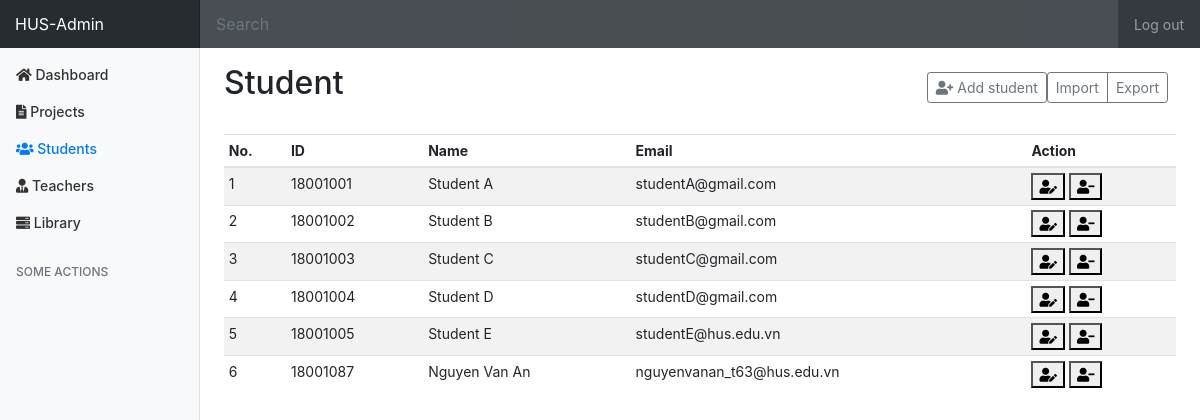
The page /admin/students (signed in) on the database as committed earlier.
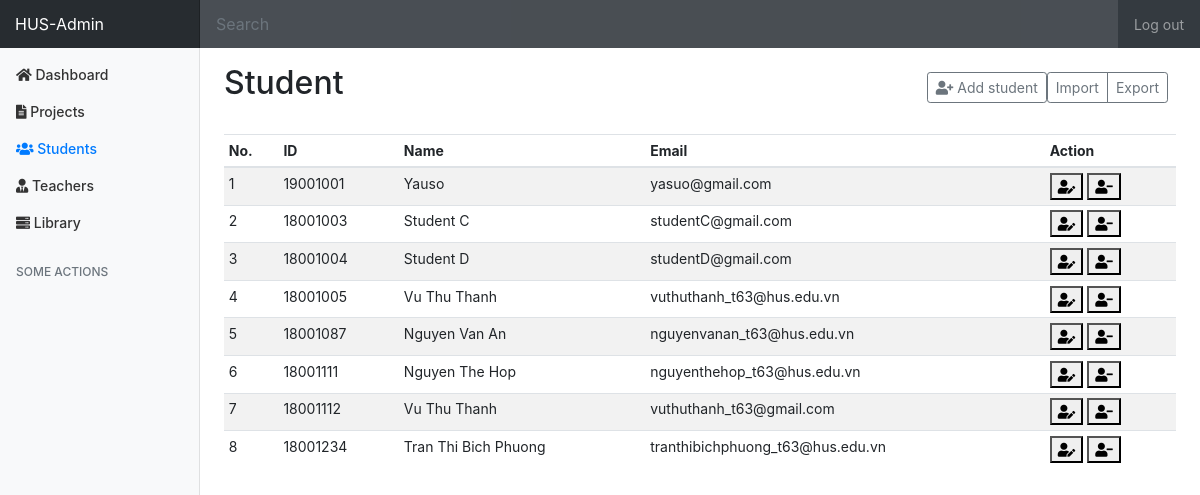
The same page on the database as committed later.
### tables this page shows
CREATE TABLE `student` (
  `id` int NOT NULL AUTO_INCREMENT,
  `user_id` int NOT NULL,
  `class` varchar(6) DEFAULT NULL,
  `student_id` bigint NOT NULL,
  `year` varchar(6) DEFAULT NULL,
  `branch_id` int DEFAULT NULL,
  PRIMARY KEY (`id`),
  KEY `fkIdx_209` (`user_id`),
  KEY `FK_student_branch` (`branch_id`),
  CONSTRAINT `FK_student_branch` FOREIGN KEY (`branch_id`) REFERENCES `branch` (`id`) ON DELETE CASCADE ON UPDATE CASCADE,
  CONSTRAINT `FK_user_student` FOREIGN KEY (`user_id`) REFERENCES `user` (`id`) ON DELETE CASCADE ON UPDATE CASCADE
);

CREATE TABLE `user` (
  `id` int NOT NULL AUTO_INCREMENT,
  `email` varchar(100) NOT NULL,
  `pass_hashed` varchar(255) NOT NULL,
  `name` varchar(100) NOT NULL,
  `phone_number` varchar(10) DEFAULT NULL,
  `role_id` int NOT NULL,
  `avatar` varchar(100) DEFAULT NULL,
  `active` tinyint(1) DEFAULT NULL,
  PRIMARY KEY (`id`),
  KEY `fkIdx_235` (`role_id`),
  CONSTRAINT `FK_235` FOREIGN KEY (`role_id`) REFERENCES `role` (`id`)
);

### views/admin/admin_student.php (the view, shortened to what the rows shown need)
<!doctype html>
<html lang="en">
<head>
    <link rel="stylesheet" href="https://maxcdn.bootstrapcdn.com/bootstrap/4.0.0/css/bootstrap.min.css">
    <link href="/assets/css/admin-style.css" rel="stylesheet">
    <link rel="stylesheet" href="https://cdnjs.cloudflare.com/ajax/libs/font-awesome/5.15.1/css/all.min.css">
</head>
<body>
    <div class="container-fluid">
        <div class="row">
            <main role="main" class="col-md-9 ml-sm-auto col-lg-10 pt-3 px-4">
                <div class="d-flex justify-content-between flex-wrap flex-md-nowrap align-items-center pb-2 mb-3">
                    <h1 class="h2">Student</h1>
                </div>
                <div class="table-responsive">
                    <table class="table table-striped table-sm" id='data-table'>
                        <thead>
                            <tr>
                                <th>No.</th>
                                <th>ID</th>
                                <th>Name</th>
                                <th>Email</th>
                                <th>Action</th>
                            </tr>
                        </thead>
                        <tbody>
                            <?php
                            for ($i = 0; $i < count($data['students']); $i++) {
                                $j = $i + 1;
                                echo "<tr>
                                        <td>" . $j . "</td>
                                        <td>" . $data['students'][$i]['student_id'] . "</td>
                                        <td>" . $data['students'][$i]['name'] . "</td>
                                        <td>" . $data['students'][$i]['email'] . "</td>
                                        <td>
                                            <button type='button' data-toggle='modal' data-target='#student-" . $j . "-detail'>
                                                <i class='fas fa-user-edit'></i>
                                            </button>
                                            <div class='modal fade' id='student-" . $j . "-detail' tabindex='-1' role='dialog' aria-hidden='true'>
                                                            <form id='updateStudent" . $data['students'][$i]['student_id'] . "Form' action='/admin/students/update' method='POST'>
                                                                    <input class='form-control' name='student_id' value='" . $data['students'][$i]['student_id'] . "' readonly>
                                                                    <input class='form-control' name='name' value='" . $data['students'][$i]['name'] . "' readonly>
                                                                    <input class='form-control' name='email' value='" . $data['students'][$i]['email'] . "' readonly>
                                                                    <input class='form-control' name='phone' value='" . $data['students'][$i]['phone'] . "' readonly>
                                                                <select class='form-control' name='branch'>";
                                                                    echo"</select>
                                                                    <input class='form-control' name='class' value='" . $data['students'][$i]['class'] . "'>
                                                                    <input class='form-control' name='year' value='" . $data['students'][$i]['year'] . "'>
                                                            </form>
                                                            <button type='submit' form='updateStudent" . $data['students'][$i]['student_id'] . "Form' class='btn btn-primary'>Save changes</button>
                                            </div>
                                            <button type='button' data-toggle='modal' data-target='#student-" . $j . "-delete'>
                                                <i class='fas fa-user-minus'></i>
                                            </button>
                                            <div class='modal fade' id='student-" . $j . "-delete' tabindex='-1' role='dialog' aria-hidden='true'>
                                                            <h6 class='modal-title'>Are you sure to delete student (" . $data['students'][$i]['student_id'] . ") ?</h6>
                                                            <form id='deleteStudent" . $data['students'][$i]['student_id'] . "Form' action='/admin/students/delete' method='POST'>
                                                                <input type='hidden' name='student_id' value='" . $data['students'][$i]['student_id'] . "'>
                                                            </form>
                                                            <button type='submit' form='deleteStudent" . $data['students'][$i]['student_id'] . "Form' class='btn btn-primary'>Confirm delete</button>
                                            </div>
                                        </td>
                                    </tr>";
                            }
                            ?>
                        </tbody>
                    </table>
                </div>
            </main>
        </div>
    </div>
</body>
</html>

Rows that differ between the two databases and show on the page:
no longer on this page (row edited): student: j "2", student "18001002", user.name "Student B", user.email "studentB@gmail.com"
changed student: student "18001001" → "19001001"; user.name "Student A" → "Yauso"; user.email "studentA@gmail.com" → "yasuo@gmail.com"
changed student "Student C": j "3" → "2"
changed student "Student D": j "4" → "3"
changed student: j "5" → "4"; user.name "Student E" → "Vu Thu Thanh"; user.email "studentE@hus.edu.vn" → "vuthuthanh_t63@hus.edu.vn"
computed for student "Nguyen Van An": j "6" → "5"
added student: j "6", student "18001111", user.name "Nguyen The Hop", user.email "nguyenthehop_t63@hus.edu.vn"
added student: j "7", student "18001112", user.name "Vu Thu Thanh", user.email "vuthuthanh_t63@gmail.com"
added student: j "8", student "18001234", user.name "Tran Thi Bich Phuong", user.email "tranthibichphuong_t63@hus.edu.vn"
